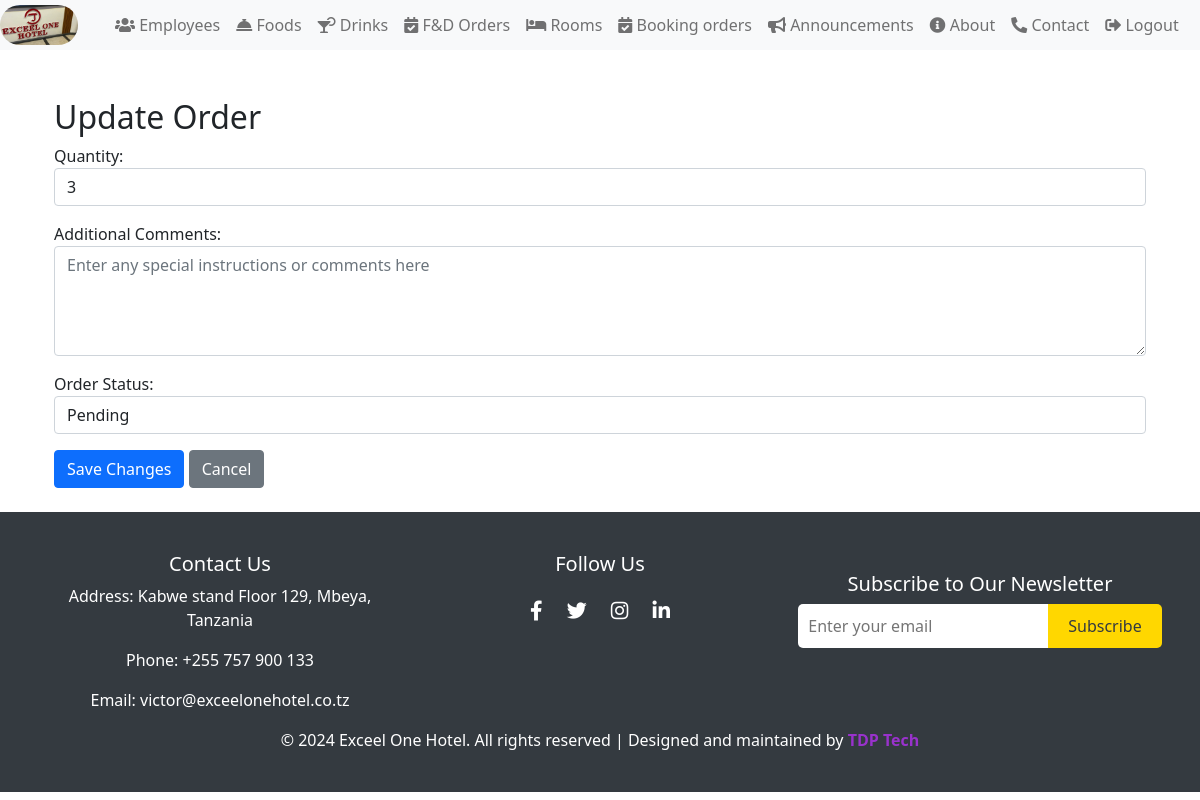
The page /Food/orders/7/update/ (signed in) on the database as committed earlier.
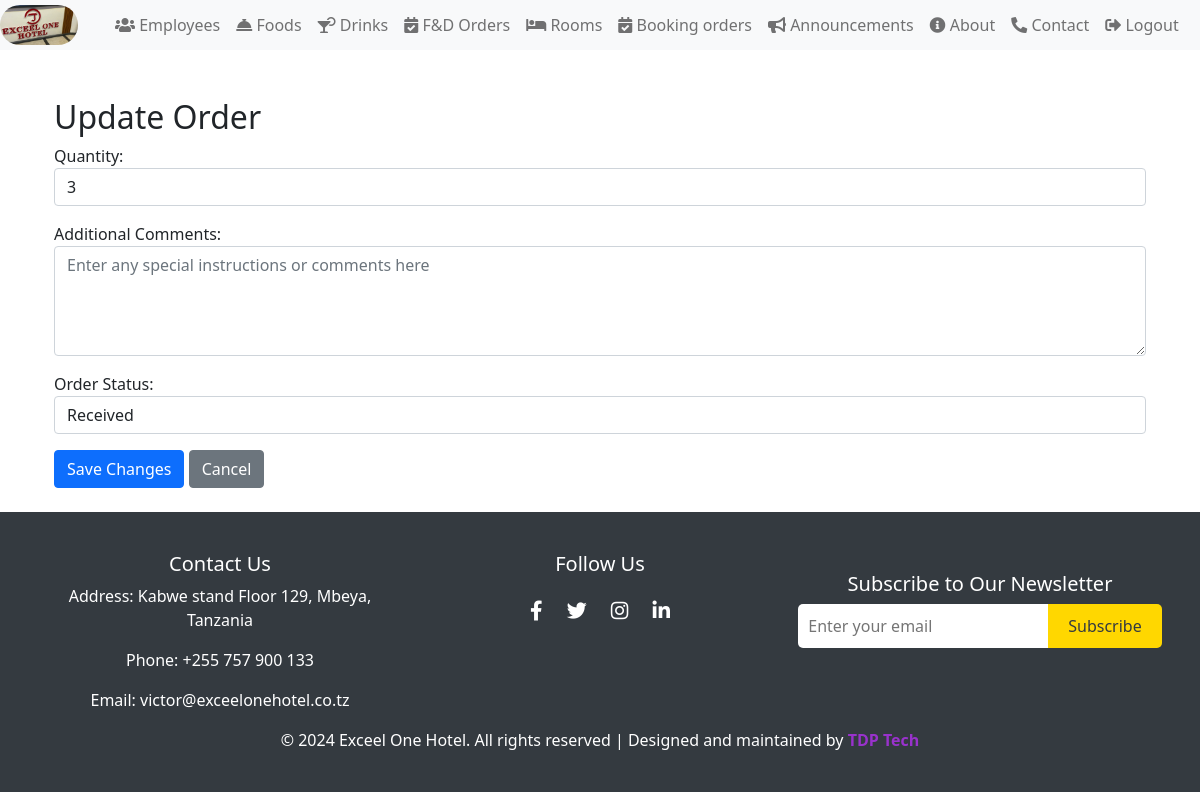
The same page on the database as committed later.
### FoodDrinksApp/models.py (models this page shows, shortened)
class Order(models.Model):
    ORDER_TYPES = [
        ('food', 'Food'),
        ('drink', 'Drink'),
    ]
    STATUS_CHOICES = [
        ('pending', 'Pending'),
        ('received', 'Received'),
        ('processed', 'Processed'),
        ('cancelled', 'Cancelled'),
    ]
    user = models.ForeignKey(User, on_delete=models.CASCADE)
    item_type = models.CharField(max_length=10, choices=ORDER_TYPES)
    item_id = models.PositiveIntegerField()
    quantity = models.PositiveIntegerField()
    comments = models.TextField(blank=True, null=True)
    status = models.CharField(max_length=10, choices=STATUS_CHOICES, default='pending')
    created_at = models.DateTimeField(auto_now_add=True)
    food = models.ForeignKey(Food, null=True, blank=True, on_delete=models.SET_NULL)
    drink = models.ForeignKey(Drink, null=True, blank=True, on_delete=models.SET_NULL)

### FoodDrinksApp/views.py (the view)
# urls.py: path('orders/<int:pk>/update/', views.order_update, name='order_update'),
@login_required
def order_update(request, pk):
    order = get_object_or_404(Order, pk=pk)
    if request.method == 'POST':
        form = OrderForm(request.POST, instance=order)
        if form.is_valid():
            form.save()
            return redirect('order_list')
    else:
        form = OrderForm(instance=order)
    return render(request, 'order_update.html', {'form': form, 'order': order})

### FoodDrinksApp/forms.py
class OrderForm(forms.ModelForm):
    class Meta:
        model = Order
        fields = ['quantity', 'comments', 'status']
        labels = {
            'quantity': 'Quantity',
            'comments': 'Additional Comments',
            'status': 'Order Status',
        }
        widgets = {
            'quantity': forms.NumberInput(attrs={
                'class': 'form-control',
                'placeholder': 'Enter quantity of plates',
                'min': 1,
            }),
            'comments': forms.Textarea(attrs={
                'class': 'form-control',
                'rows': 4,
                'placeholder': 'Enter any special instructions or comments here',
            }),
            'status': forms.Select(attrs={
                'class': 'form-control',
            }),
        }

### FoodDrinksApp/templates/order_update.html (shortened to what this page needs)
{% extends 'base.html' %}
{% block content %}
{% with user.userprofile.role as role %}
{% if role.name == 'Admin' %}
<div class="container mt-4">
    <h2>Update Order</h2>
    <form method="post">
        {{ form.as_p }}
        <button type="submit" class="btn btn-primary">Save Changes</button>
        <a href="{% url 'order_list' %}" class="btn btn-secondary">Cancel</a>
    </form>
</div>
{% else %}
<div class="container d-flex justify-content-center align-items-center">
    <p class="alert alert-info col-md-3 text-center text-danger col-md-4">Dont have permission to delete order</p>
</div>
{% endif %}
{% endwith %}
{% endblock %}

Rows that differ between the two databases and show on the page:
changed Order: status "Pending" → "Received"
